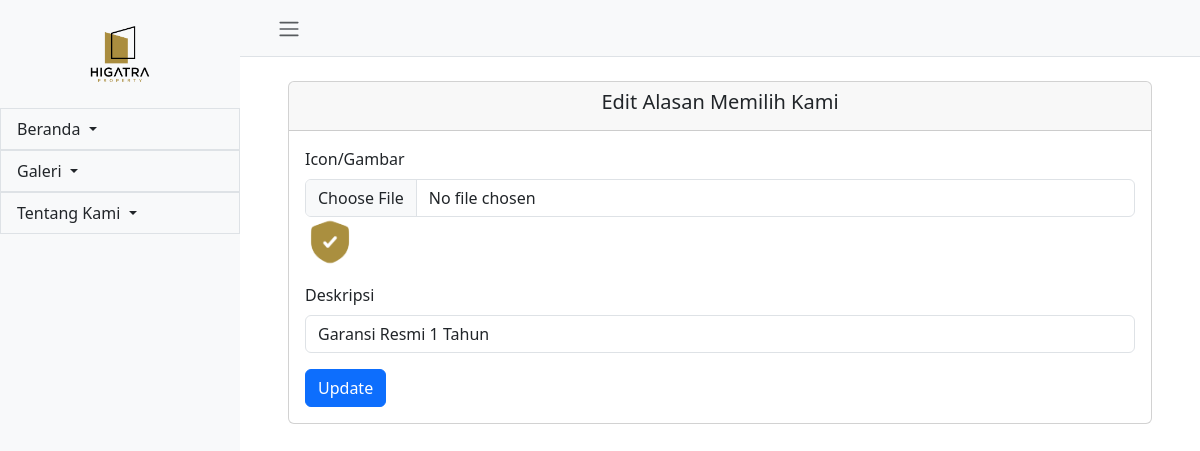
Screenshot of /admin/alasan_memilih/edit.php?id=7 with the database file from the repository.
### tables this page shows
CREATE TABLE `reasons` (
  `id` int(11) NOT NULL,
  `icon` varchar(255) NOT NULL,
  `description` varchar(255) NOT NULL
);

### admin/alasan_memilih/edit.php (the view, shortened to what this page needs)
<?php
include '../../kon/koneksi.php';
$id = $_GET['id'];
$reason = mysqli_fetch_assoc(mysqli_query($conn, "SELECT * FROM reasons WHERE id = $id"));
include "../layout/header-admin.php";
?>
<div class="container mt-4">
    <div class="card m-4">
        <div class="card-header text-center">
            <h5>Edit Alasan Memilih Kami</h5>
        </div>
        <div class="card-body">
            <form method="post" enctype="multipart/form-data">
                <div class="mb-3">
                    <label for="icon" class="form-label">Icon/Gambar</label>
                    <input type="file" name="icon" class="form-control">
                    <img src="../../<?= $reason['icon']; ?>" alt="" width="50">
                </div>
                <div class="mb-3">
                    <label for="description" class="form-label">Deskripsi</label>
                    <input type="text" name="description" class="form-control" value="<?= $reason['description']; ?>" required>
                </div>
                <button type="submit" name="submit" class="btn btn-primary">Update</button>
            </form>
        </div>
    </div>
</div>
<?php include "../layout/footer-admin.php"; ?>

### rows the page displays
reasons: icon (picture), description "Garansi Resmi 1 Tahun"
